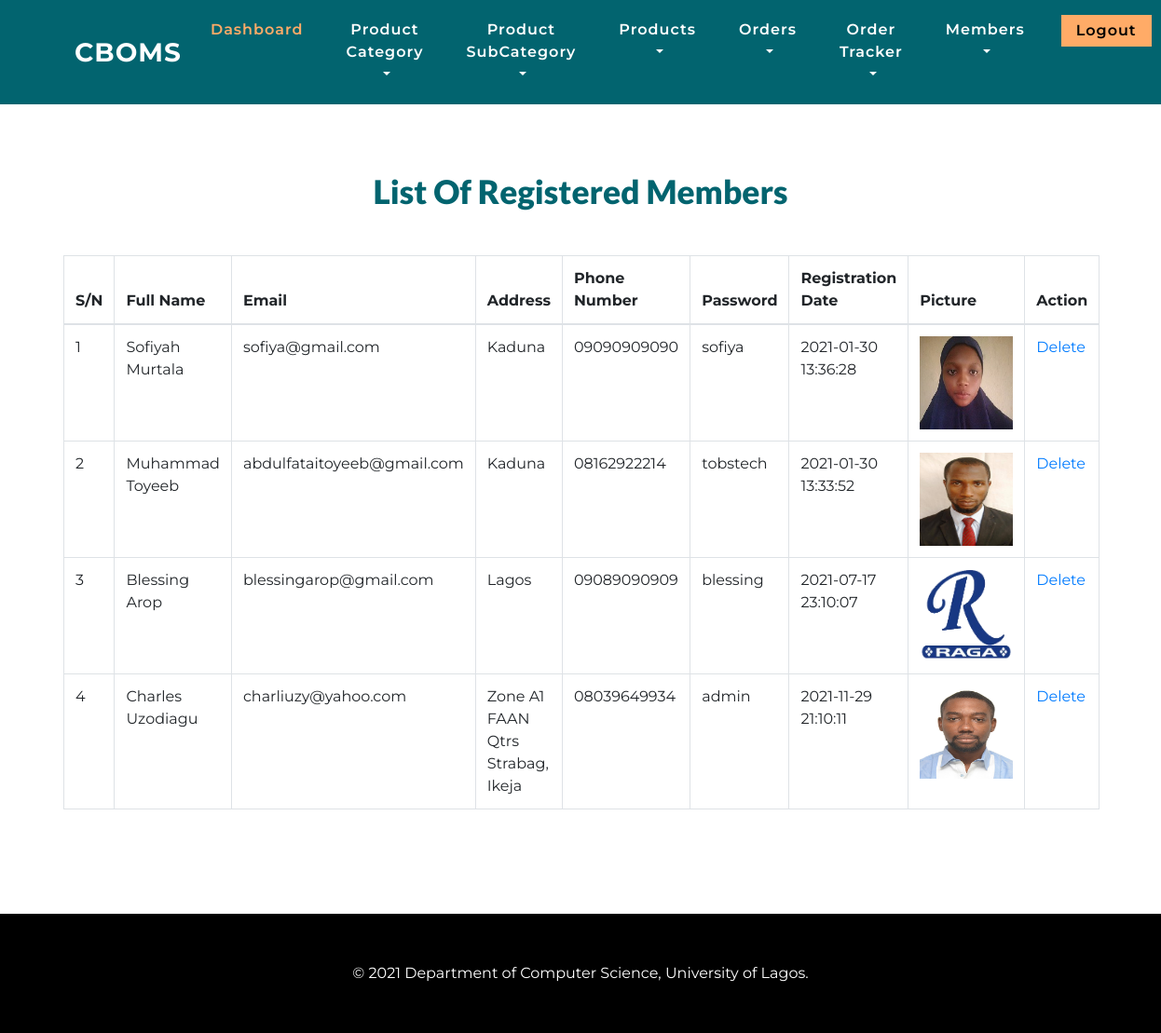
/view_member.php (signed in), run on the app's committed database.
### tables this page shows
CREATE TABLE `registration_tbl` (
  `registration_id` int(11) NOT NULL,
  `fullname` varchar(200) NOT NULL,
  `email` varchar(100) NOT NULL,
  `address` varchar(200) NOT NULL,
  `phone_no` varchar(20) NOT NULL,
  `image` varchar(200) NOT NULL,
  `password` varchar(100) NOT NULL,
  `date` timestamp NOT NULL DEFAULT current_timestamp()
);

### view_member.php (the view, shortened to what this page needs)
<?php
include_once('functions/connd.php');
include_once('admin_header.php');
?>
    <section class="case_w3ls  py-lg-5">
        <div class="container py-5">
            <div class="text-center wthree-title pb-sm-5 pb-3">
                <h3 class="w3l-sub">List Of Registered Members</h4>
            </div>
<?php
	 echo "<div class='row'>
     <div class='col-md-12'>
      <table class='table table-bordered' style='font-size:12'>
        <thead>
          <tr >
            <th>S/N</th>
            <th>Full Name</th>
			<th>Email</th>
            <th>Address</th>
            <th>Phone Number</th>
            <th>Password</th>
            <th>Registration Date</th>
            <th>Picture</th>
            <th>Action</th>
           </tr>
        </thead><tbody>";
        $sql=mysqli_query($connection, "SELECT * FROM registration_tbl") or die (mysqli_error($connection));
        $j=1;
        while($row=mysqli_fetch_array($sql)){
            $email =$row['email'];
            $fullname=$row['fullname'];
            $image=$row['image'];
            $registration_id =$row['registration_id'];
            $address=$row['address'];
            $phone_no=$row['phone_no'];
            $password=$row['password'];
            $date=$row['date'];
            $first = base64_encode($registration_id);
            echo "
                    <tr style='font-size:10'>
                        <td>$j</td>
                        <td>$fullname</td>
                        <td>$email</td>
                        <td>$address</td>
                        <td>$phone_no</td>
                        <td>$password</td>
                        <td>$date</td>
                        <td><img src=\"user_passports/$email/$image\" width='100px' height='100px' /></td>
                        ";
            ?>
                        <td><?php echo "<a href=\"delete_member.php?as=$first\">Delete</a>"; ?></td>
            <?php echo "</tr>
                   ";
                $j++;
        }
echo " </tbody></table>
</div>
</div>";
?>
    </section>
<?php
include_once("footer.php");
?>

### admin_header.php (shortened to what this page needs)
<!DOCTYPE html>
<html lang="zxx">
<head>
    <link href="css/bootstrap.css" type="text/css" rel="stylesheet" media="all">
    <link href="css/style.css" type="text/css" rel="stylesheet" media="all">
    <link href="css/fontawesome-all.min.css" rel="stylesheet">
	<link href="css/minimal-slider.css" rel='stylesheet' type='text/css' />
	<link rel="stylesheet" href="css/flexslider.css" type="text/css" media="screen" property="" />
</head>
<body>
        <header>
            <nav class="navbar navbar-expand-lg navbar-light bg-gradient-secondary">
                <h1>
                    <a class="navbar-brand text-white" href="admin_dashboard.php">
                       CBOMS
                    </a>
                </h1>
                <div class="collapse navbar-collapse" id="navbarSupportedContent">
                    <ul class="navbar-nav ml-lg-auto text-center">
                        <li class="nav-item active  mr-3 mt-lg-0 mt-3">
                            <a class="nav-link" href="admin_dashboard.php">Dashboard
                            </a>
                        </li>
                        <li class="nav-item dropdown mr-3 mt-lg-0 mt-3">
                            <a class="nav-link dropdown-toggle" href="#" id="navbarDropdown" role="button" data-toggle="dropdown" aria-haspopup="true"
                                aria-expanded="false">
                                Product Category
                            </a>
                        </li>
                        <li class="nav-item dropdown mr-3 mt-lg-0 mt-3">
                            <a class="nav-link dropdown-toggle" href="#" id="navbarDropdown" role="button" data-toggle="dropdown" aria-haspopup="true"
                                aria-expanded="false">
                                Product SubCategory
                            </a>
                        </li>
                        <li class="nav-item dropdown mr-3 mt-lg-0 mt-3">
                            <a class="nav-link dropdown-toggle" href="#" id="navbarDropdown" role="button" data-toggle="dropdown" aria-haspopup="true"
                                aria-expanded="false">
                                Products
                            </a>
                        </li>
                        <li class="nav-item dropdown mr-3 mt-lg-0 mt-3">
                            <a class="nav-link dropdown-toggle" href="#" id="navbarDropdown" role="button" data-toggle="dropdown" aria-haspopup="true"
                                aria-expanded="false">
                                Orders
                            </a>
                        </li>
                        <li class="nav-item dropdown mr-3 mt-lg-0 mt-3">
                            <a class="nav-link dropdown-toggle" href="#" id="navbarDropdown" role="button" data-toggle="dropdown" aria-haspopup="true"
                                aria-expanded="false">
                                Order Tracker
                            </a>
                        </li>
                        <li class="nav-item dropdown mr-3 mt-lg-0 mt-3">
                            <a class="nav-link dropdown-toggle" href="#" id="navbarDropdown" role="button" data-toggle="dropdown" aria-haspopup="true"
                                aria-expanded="false">
                                Members
                            </a>
                        </li>
                        <li>
                            <form action="" method="post">
                            <button type="submit" name="logout" class="btn  ml-lg-2 w3ls-btn">
                                Logout
                            </button>
    </form>
                        </li>
                    </ul>
                </div>
            </nav>
        </header><br><br>

### footer.php (shortened to what this page needs)
<footer class="py-sm-5">
		<div class="container">
					<p style="text-align: center; color: #fff; font-size: 16px">© 2021 Department of Computer Science, University of Lagos.</a></p>
		</div>
	</footer>
				<link rel="stylesheet" href="css/jquery-ui.css" />
</body>
</html>

### css/style.css (style rules this page uses)
body { margin: 0; font-family: 'Montserrat', sans-serif; background: #fff; }
body a, .slider-info a { transition: 0.5s all; -webkit-transition: 0.5s all; -moz-transition: 0.5s all; -o-transition: 0.5s all; -ms-transition: 0.5s all; text-decoration: none; outline: none; }
h1, h2, h3, h4, h5, h6 { margin: 0; font-family: 'Lato', sans-serif; font-weight:700; }
p { margin: 0; color: #333; font-size: 14px; line-height: 2; }
ul { margin: 0; padding: 0; }
ul { list-style-type: none; }
header h1 { line-height: 0; }
.navbar-light { padding: 1em 5em; position: absolute; z-index: 999; width: 100%; left: 0; background: #02646F; }
a.navbar-brand { font-family: 'Montserrat', sans-serif; text-transform: uppercase; font-weight: 700; font-size: 0.7em; letter-spacing: 1px; }
.navbar-light .navbar-nav .nav-link { font-weight: 600; text-transform: capitalize; color: #fff; padding: 4px 15px; letter-spacing: 1px; -webkit-transition: 0.5s all ease; -moz-transition: 0.5s all ease; -o-transition: 0.5s all ease; -ms-transition: 0.5s all ease; }
.navbar-light .navbar-nav .nav-link:hover, .navbar-light .navbar-nav .nav-link:focus, .navbar-light .navbar-nav .show>.nav-link, .navbar-light .navbar-nav .active>.nav-link, .navbar-light .navbar-nav .nav-link.show, .navbar-light .navbar-nav .nav-link.active { color: #FFAB67; }
.w3ls-btn { letter-spacing: 1px; font-weight: 600; padding: 4px 15px; border-radius:0; background: #FFAB67; }
h3.w3l-sub { color: #02646f; font-size: 2.2em; text-transform: capitalize; font-weight: 800; }
footer { background: #000; }

### data on the page
registration_tbl: fullname "Sofiyah Murtala", email "sofiya@gmail.com", address "Kaduna", phone_no "09090909090", password "sofiya", date "2021-01-30 13:36:28", email+image (picture)
registration_tbl: fullname "Muhammad Toyeeb", email "abdulfataitoyeeb@gmail.com", address "Kaduna", phone_no "08162922214", password "tobstech", date "2021-01-30 13:33:52", email+image (picture)
registration_tbl: fullname "Blessing Arop", email "blessingarop@gmail.com", address "Lagos", phone_no "09089090909", password "blessing", date "2021-07-17 23:10:07", email+image (picture)
registration_tbl: fullname "Charles Uzodiagu", email "charliuzy@yahoo.com", address "Zone A1 FAAN Qtrs Strabag, Ikeja", phone_no "08039649934", password "admin", date "2021-11-29 21:10:11", email+image (picture)
